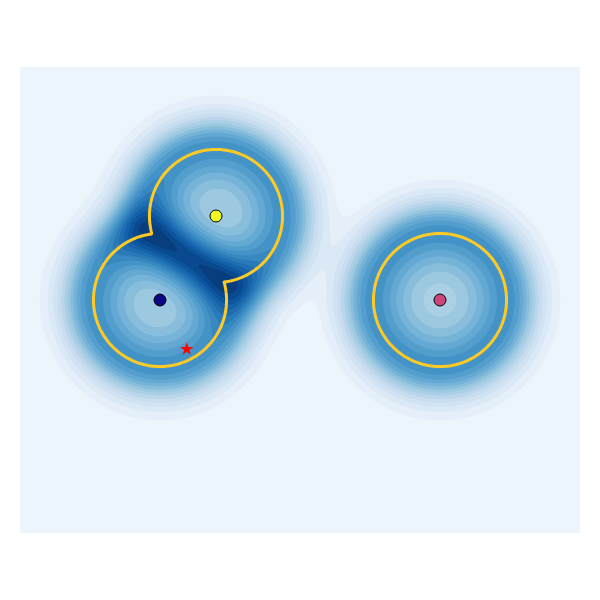

The notebook cell this image was saved under:
### Code cell
# Параметры
means = np.array([[-3, 0], [3, 0], [-1.8, 1.8]])
false_accept_point = [-2.428, -1.054]
class_labels = np.arange(means.shape[0])
size = 300
value_range = 6
kappa = 1
x_shift = 0
y_shift = 1

# Сетка
x = np.linspace(-value_range, value_range, size)
y = np.linspace(-value_range + y_shift, value_range - y_shift, size)
grid_x, grid_y = np.meshgrid(x, y, indexing="ij")
grid_product = np.array(list(product(x, y)))

# Вычисление вероятностей и неопределенности
p_c_z = compute_class_probs(grid_product, means, kappa, value_range * 2)
uncertainty = -np.sum(
    p_c_z * np.log(p_c_z + 1e-15), axis=1
)  # Добавлен эпсилон против log(0)
z = uncertainty.reshape((size, size))

# Создание фигуры
fig = go.Figure()

# Контурный график неопределенности
fig.add_trace(
    go.Contour(
        x=x,
        y=y,
        z=z.T,
        colorscale="Blues",  # аналог cm.Blues
        contours=dict(
            showlabels=False,
            coloring="fill",
            start=z.min(),  # начальное значение
            end=z.max(),  # конечное значение
            size=(z.max() - z.min()) / 20,
        ),
        line=dict(width=0),
        showscale=False,
        # hoverinfo='skip',
    )
)

# copute decision boundary

eps = 0  # 1e-2
boundary = np.max(p_c_z[:, :-1], axis=1) - p_c_z[:, -1]  # < eps
boundary = boundary.reshape((size, size))

fig.add_trace(
    go.Contour(
        x=x,
        y=y,
        z=boundary.T,
        contours=dict(
            coloring="lines",  # только линии, без заливки
            start=eps,
            end=eps,
            size=eps,  # один уровень
        ),
        line=dict(width=3, color="white"),
        showscale=False,
        showlegend=True,
        hoverinfo="skip",
        # name=f'Uncertainty = {eps}'
    )
)

# fig.add_trace(go.Contour(
#     x=x,
#     y=y,
#     z=boundary.T,
#     contours=dict(
#         type='constraint',
#         operation='<',        # Показываем область, где z < threshold
#         value=eps
#     ),
#     line=dict(width=1, color='white'),  # стильно выделить
#     showlegend=True,
#     name=f'Uncertainty < {eps}',
#     hoverinfo='skip',
#     showscale=False,
# ))


# Точки центров классов
fig.add_trace(
    go.Scatter(
        x=means[:, 0],
        y=means[:, 1],
        mode="markers",
        marker=dict(size=12, color=class_labels, line=dict(width=1, color="black")),
        name="Class Centers",
    )
)

# Дополнительная точка (0,0)
fig.add_trace(
    go.Scatter(
        x=[false_accept_point[0]],
        y=[false_accept_point[1]],
        mode="markers",
        marker=dict(size=10, color="red", symbol="star"),
        name="False Accept Point",
    )
)

# Настройки вида
fig.update_layout(
    title=None,
    xaxis_title=None,
    yaxis_title=None,
    xaxis=dict(scaleanchor="y", scaleratio=1, visible=False),
    yaxis=dict(visible=False),
    showlegend=False,  # Убираем легенду, как в оригинале
    width=600,
    height=600,
    margin=dict(l=20, r=20, t=20, b=20),
    plot_bgcolor="white",
    paper_bgcolor="white",
    hovermode="closest",
)

# Убираем рамку (spines)
fig.update_xaxes(showline=False, zeroline=False)
fig.update_yaxes(showline=False, zeroline=False)

# Сохранение как PNG через kaleido (нужно установить: pip install kaleido)
# fig.show()
# fig.write_image("test.png", format="png", width=600, height=600, scale=5)  # dpi ~300 при scale=5

# При необходимости: сохранение в PDF
# fig.write_image("test.pdf", format="pdf", width=600, height=600)

# Отображение (в Jupyter или интерактивной среде)
fig  # .show()

### Figure 1 — Plotly figure (JSON) as saved in the notebook; plotly's stock layout.template omitted (floating-point values rounded to 4 significant figures; data arrays with more than 128 entries replaced by an {"elided": "..."} marker saying what was removed)
{"data": [{"colorscale": [[0, "rgb(247,251,255)"], [0.125, "rgb(222,235,247)"], [0.25, "rgb(198,219,239)"], [0.375, "rgb(158,202,225)"], [0.5, "rgb(107,174,214)"], [0.625, "rgb(66,146,198)"], [0.75, "rgb(33,113,181)"], [0.875, "rgb(8,81,156)"], [1, "rgb(8,48,107)"]], "contours": {"coloring": "fill", "end": 1.099, "showlabels": false, "size": 0.05493, "start": 4.297e-13}, "line": {"width": 0}, "showscale": false, "type": "contour", "x": {"elided": "300 float values"}, "y": {"elided": "300 float values"}, "z": {"elided": "300x300 float values"}}, {"contours": {"coloring": "lines", "end": 0, "size": 0, "start": 0}, "hoverinfo": "skip", "line": {"color": "white", "width": 3}, "showlegend": true, "showscale": false, "type": "contour", "x": {"elided": "300 float values"}, "y": {"elided": "300 float values"}, "z": {"elided": "300x300 float values"}}, {"marker": {"color": [0, 1, 2], "line": {"color": "black", "width": 1}, "size": 12}, "mode": "markers", "name": "Class Centers", "type": "scatter", "x": [-3.0, 3.0, -1.8], "y": [0.0, 0.0, 1.8]}, {"marker": {"color": "red", "size": 10, "symbol": "star"}, "mode": "markers", "name": "False Accept Point", "type": "scatter", "x": [-2.428], "y": [-1.054]}], "layout": {"height": 600, "hovermode": "closest", "margin": {"b": 20, "l": 20, "r": 20, "t": 20}, "paper_bgcolor": "white", "plot_bgcolor": "white", "showlegend": false, "title": {}, "width": 600, "xaxis": {"scaleanchor": "y", "scaleratio": 1, "showline": false, "title": {}, "visible": false, "zeroline": false}, "yaxis": {"showline": false, "title": {}, "visible": false, "zeroline": false}}}
